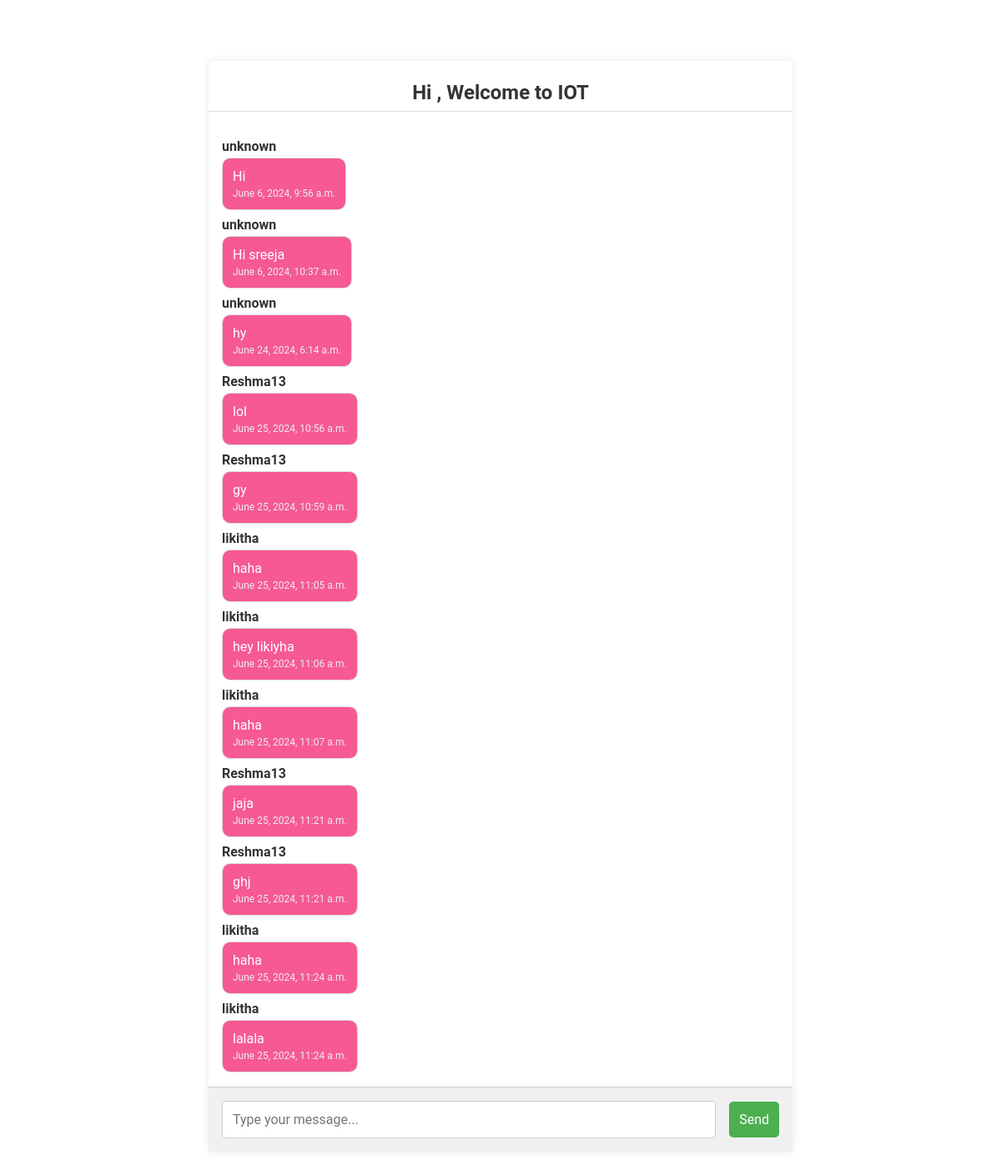
Page /room/IOT/Guest/ on the earlier database version.
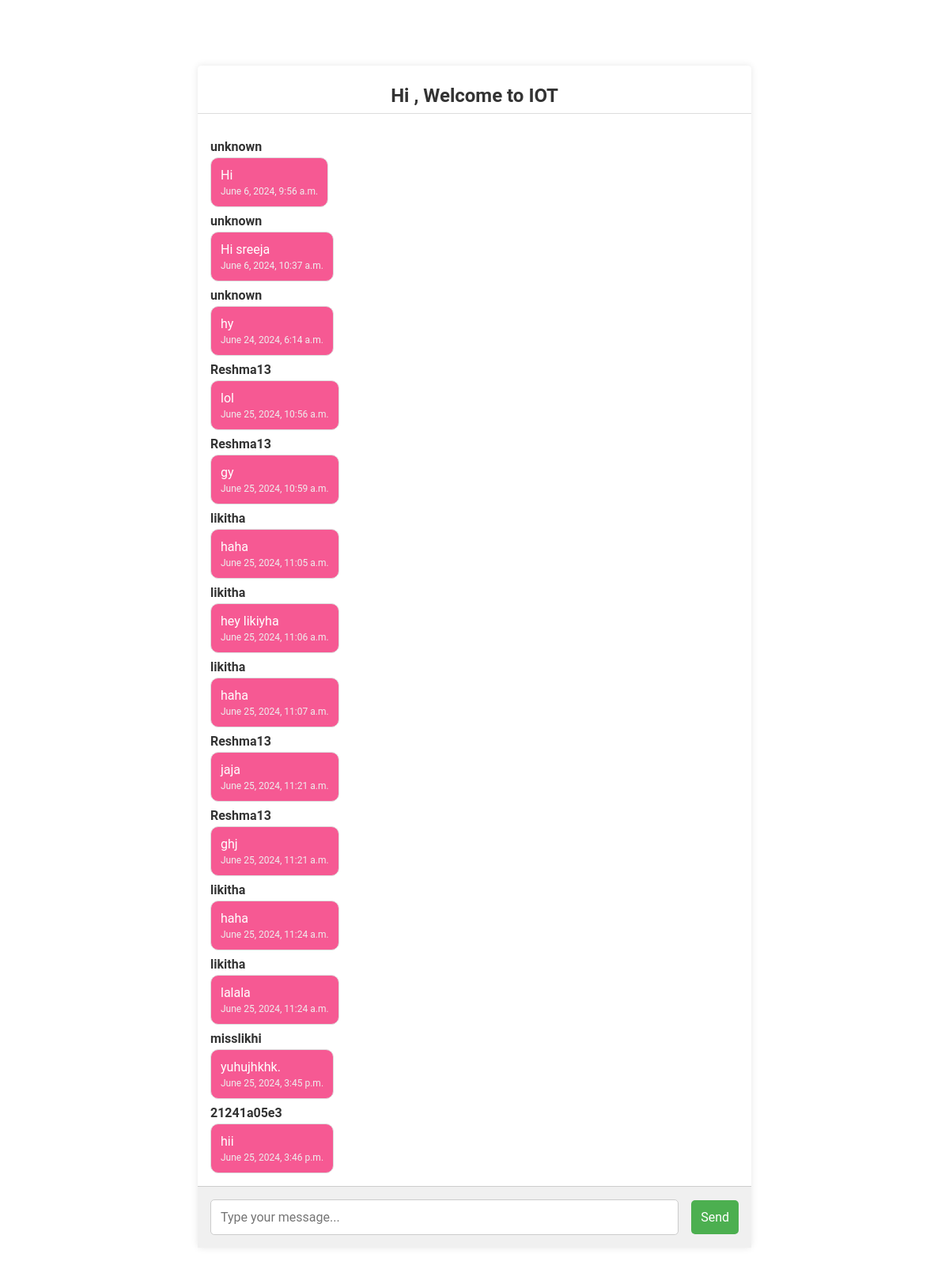
Same page on the later database version.
### chatroom/models.py (models this page shows, shortened)
class Message(models.Model):
    room = models.ForeignKey(Room, on_delete=models.CASCADE)
    author = models.CharField(max_length=50)  # Changed from 'sender' to 'author'
    content = models.TextField()  # Changed from 'message' to 'content'
    time_stamp = models.DateTimeField(auto_now_add=True)  # Add a timestamp field

### chatroom/views.py (the view)
# urls.py: path('room/<str:room_name>/<str:username>/', RoomView, name='room'),
def RoomView(request, room_name, username):
    if not username:
        return redirect('home')
    try:
        existing_room = Room.objects.get(room_name__iexact=room_name)
    except Room.DoesNotExist:
        return redirect('home')
    get_messages = Message.objects.filter(room=existing_room)
    context = {
        "messages": get_messages,
        "user": username,
        "room_name": existing_room.room_name
    }
    return render(request, 'room.html', context)

### templates/room.html (shortened to what this page needs)
<!DOCTYPE html>
<html>
<head>
</head>
<body>
    <div class="page-container">
        <h1>Hi {{ user_name }}, Welcome to {{ room_name }}</h1>
        <div class="chats-container" id="messages">
            {% for message in messages %}
                <div class="message-container {% if message.author == user_name %}me{% else %}others{% endif %}">
                    <div class="author">{{ message.author }}</div>
                    <div class="message {% if message.author == user_name %}me{% else %}others{% endif %}">
                        {{ message.content }}
                        <span class="timestamp">{{ message.time_stamp }}</span>
                    </div>
                </div>
            {% endfor %}
        </div>
        <form method="post" action="{% url 'send_message' room_name=room_name %}">
            <input type="text" name="message" placeholder="Type your message...">
            <button type="submit">Send</button>
        </form>
    </div>
</body>
</html>

Differences in the rows shown:
added Message: author "misslikhi", content "yuhujhkhk.", time_stamp "June 25, 2024, 3:45 p.m."
added Message: author "21241a05e3", content "hii", time_stamp "June 25, 2024, 3:46 p.m."
